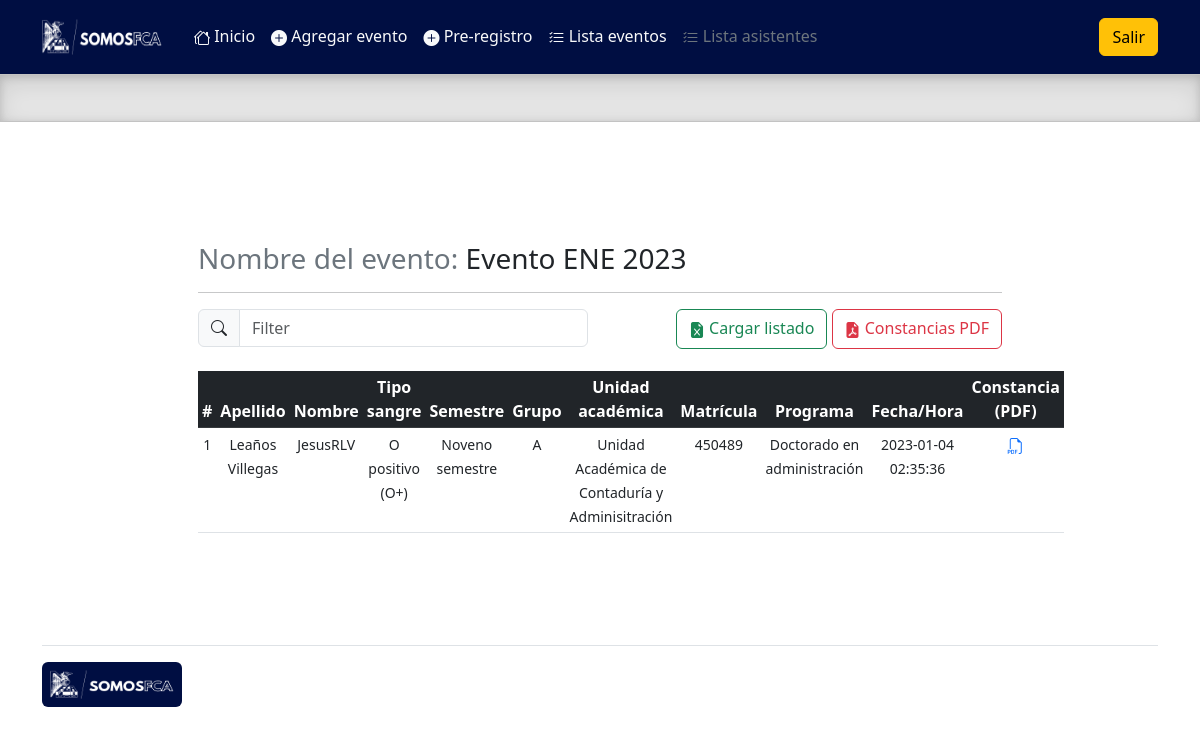
/admin/lista_individual_asistentes.php?evento=17, run on the app's committed database.
### tables this page shows
CREATE TABLE `eventos` (
  `id` int(11) NOT NULL,
  `nombre` varchar(100) NOT NULL,
  `capacidad` int(11) NOT NULL,
  `fecha` date NOT NULL,
  `lugar` varchar(50) NOT NULL,
  `activo` int(11) DEFAULT NULL
);

CREATE TABLE `asistentes` (
  `id` int(11) NOT NULL,
  `nombre` varchar(50) NOT NULL,
  `apellidos` varchar(50) NOT NULL,
  `curp` varchar(18) NOT NULL,
  `tipo_sangre` int(11) NOT NULL,
  `semestre` int(11) NOT NULL,
  `grupo` varchar(20) DEFAULT NULL,
  `unidad_academica` int(11) NOT NULL,
  `carrera` int(11) NOT NULL COMMENT 'Programa',
  `numero_control` int(11) NOT NULL COMMENT 'Matrícula',
  `evento` int(11) DEFAULT NULL,
  `idQr` varchar(30) NOT NULL
);

CREATE TABLE `sangre` (
  `id` int(11) NOT NULL,
  `tipo_sangre` varchar(20) NOT NULL
);

CREATE TABLE `semestre` (
  `id` int(11) NOT NULL,
  `semestre` varchar(20) NOT NULL
);

CREATE TABLE `unidad_academica` (
  `id` int(11) NOT NULL,
  `unidad_academica` varchar(50) NOT NULL
);

CREATE TABLE `programa` (
  `id` int(11) NOT NULL,
  `programa` varchar(50) NOT NULL
);

CREATE TABLE `registro` (
  `id` int(11) NOT NULL,
  `asistente` int(11) NOT NULL,
  `evento` int(11) NOT NULL,
  `asistencia` int(11) NOT NULL,
  `fecha_registro` datetime NOT NULL,
  `idQr` varchar(30) NOT NULL
);

### admin/query/query_asistentes_individual.php (the view)
<?php
$queryEventos = "SELECT asistentes.id AS id, asistentes.apellidos AS apellidos, asistentes.nombre AS nombre, asistentes.tipo_sangre as tipo_sangre, asistentes.semestre AS semestre, asistentes.grupo AS grupo, asistentes.unidad_academica AS unidad_academica, asistentes.numero_control AS numero_control, asistentes.carrera AS carrera, registro.asistente AS asistente, registro.evento AS evento, registro.asistencia AS asistencia, registro.fecha_registro AS fecha_registro FROM asistentes INNER JOIN registro ON asistentes.id = registro.asistente WHERE registro.evento = '$evento'";
$resultadoEvento = $conn->query($queryEventos);
$numRows = $resultadoEvento->num_rows;
if($numRows >= 1){
$x = 0;
    while($rowEventos = $resultadoEvento->fetch_assoc()){
        $x++;
        echo'
        <tr class="text-center">
            <td><small>'.$x.'</small></td>
            <td><small>'.$rowEventos['apellidos'].'</small></td>
            <td><small>'.$rowEventos['nombre'].'</small></td>';
            $sangre = $rowEventos['tipo_sangre'];
            $sqlSangre = "SELECT * FROM sangre WHERE id = $sangre";
            $resultadoSangre = $conn->query($sqlSangre);
            $rowSangre = $resultadoSangre->fetch_assoc();
            echo'
            <td><small>'.$rowSangre['tipo_sangre'].'</small></td>';
            $semestre = $rowEventos['semestre'];
            $sqlSemestre = "SELECT * FROM semestre WHERE id = $semestre";
            $resultadoSemestre = $conn->query($sqlSemestre);
            $rowSemestre = $resultadoSemestre->fetch_assoc();
            echo'
            <td><small>'.$rowSemestre['semestre'].'</small></td>';
            echo'<td><small>'.$rowEventos['grupo'].'</small></td>';
            $unidad_academica = $rowEventos['unidad_academica'];
            $sqlUnidad_academica = "SELECT * FROM unidad_academica WHERE id = $unidad_academica";
            $resultadoUnidad_academica = $conn->query($sqlUnidad_academica);
            $rowUnidad_academica = $resultadoUnidad_academica->fetch_assoc();
            echo'
            <td><small>'.$rowUnidad_academica['unidad_academica'].'</small></td>';
            echo'<td><small>'.$rowEventos['numero_control'].'</small></td>';
            $carrera = $rowEventos['carrera'];
            $sqlPrograma = "SELECT * FROM programa WHERE id = $carrera";
            $resultadoPrograma = $conn->query($sqlPrograma);
            $rowPrograma = $resultadoPrograma->fetch_assoc();
            echo'
            <td><small>'.$rowPrograma['programa'].'</small></td>'
            ;
            echo'
            <td><small>'.$rowEventos['fecha_registro'].'</small></td>'
            ;
            echo'
            <td><a href="prcd/constancia_pdf.php?id='.$rowEventos['id'].'"><i class="bi bi-filetype-pdf"></i></a></td>
        </tr>
        ';
    }
}
else{
    echo'
    <script>
        alert("No hay personas registradas a este evento");
    </script>
    ';
}
?>

### admin/lista_individual_asistentes.php (shortened to what this page needs)
<!doctype html>
<html lang="en">
  <head>
    <link rel="stylesheet" href="https://cdn.jsdelivr.net/npm/bootstrap-icons@1.10.2/font/bootstrap-icons.css">
    <link href="../assets/dist/css/bootstrap.min.css" rel="stylesheet">
    <?php
    include('prcd/qc.php');
        $evento = $_REQUEST['evento'];
        $nombreEvento = "SELECT * FROM eventos WHERE id = $evento";
        $resultadoEventoSQL = $conn ->query($nombreEvento);
        $rowEventoSQL = $resultadoEventoSQL->fetch_assoc();
    ?>
    <link href="headers.css" rel="stylesheet">
  </head>
  <body>
<main class="mb-0">
  <header class="p-3" style="background-color:#000e42;">
    <div class="container">
      <div class="d-flex flex-wrap align-items-center justify-content-center justify-content-lg-start">
        <a href="/" class="d-flex align-items-center mb-2 mb-lg-0 text-white text-decoration-none">
          <img src="../assets/brand/img/logo.png" width="120" height="36" role="img" alt="">
        </a>
        <ul class="nav col-12 col-lg-auto me-lg-auto mb-2 ms-4 justify-content-center mb-md-0">
          <li><a href="index.php" class="nav-link px-2 text-light"><i class="bi bi-houses"></i> Inicio</a></li>
          <li><a href="alta_eventos.php" class="nav-link px-2 text-light"><i class="bi bi-plus-circle-fill"></i> Agregar evento</a></li>
          <li><a href="alta_asistentes.php" class="nav-link px-2 text-light"><i class="bi bi-plus-circle-fill"></i> Pre-registro</a></li>
          <li><a href="lista_eventos.php" class="nav-link px-2 text-light"><i class="bi bi-list-check"></i> Lista eventos</a></li>
          <li><a href="#" class="nav-link px-2 text-secondary"><i class="bi bi-list-check"></i> Lista asistentes</a></li>
        </ul>
        <div class="text-end">
          <button type="button" class="btn btn-warning">Salir</button>
        </div>
      </div>
    </div>
  </header>
  <div class="b-example-divider">
  </div>
    <div class="container-fluid w-75 h-100 mt-5 mb-5 p-5">
    <h3 class="mt-4 mb-3 text-secondary">Nombre del evento: <span class="text-dark"><? echo $rowEventoSQL['nombre']; ?></span></h3>
        <hr>
        <div class="row">
            <div class="col">
                <div class="input-group mb-4 w-100">
                    <span class="input-group-text" id="basic-addon1"><i class="bi bi-search"></i></span>
                    <input type="text" class="form-control" placeholder="Filter" aria-label="Filter" aria-describedby="basic-addon1" id="myInput">
                </div>
            </div>
            <div class="col text-end">
                <a href="excel_inventario_fechas.php?fecha=<?php echo $fechaBusqueda ?>" class="btn btn-outline-success"><i class="bi bi-file-earmark-excel-fill"></i> Cargar listado</a>
                <a href="excel_inventario_fechas.php?fecha=<?php echo $fechaBusqueda ?>" class="btn btn-outline-danger"><i class="bi bi-file-earmark-pdf-fill"></i> Constancias PDF</a>
            </div>
        </div>
    <table class="table table-hover table-sm">
        <thead class="table-dark text-center">
            <tr>
            <th scope="col">#</th>
            <th scope="col">Apellido</th>
            <th scope="col">Nombre</th>
            <th scope="col">Tipo sangre</th>
            <th scope="col">Semestre</th>
            <th scope="col">Grupo</th>
            <th scope="col">Unidad académica</th>
            <th scope="col">Matrícula</th>
            <th scope="col">Programa</th>
            <th scope="col">Fecha/Hora</th>
            <th scope="col">Constancia (PDF)</th>
            </tr>
        </thead>
        <tbody id="myTable">
        <?php
        include('query/query_asistentes_individual.php');
        ?>
        </tbody>
    </table>
</main>
<div class="container">
  <footer class="d-flex flex-wrap justify-content-between align-items-center py-3 my-4 border-top">
      <p class="col-md-12 mb-0 text-muted"><a href="/" class="col-md-4 d-flex mb-md-0 me-md-auto link-dark text-decoration-none">
                <img src="../assets/brand/img/logo.png" width="140" height="45" role="img" alt="" class="p-2 rounded" style="background-color:#000e42">
            </a></p>
    </footer>
  </div>
  </body>
</html>

### admin/lista_individual_asistentes.php (style rules this page uses)
.b-example-divider { height: 3rem; background-color: rgba(0, 0, 0, .1); border: solid rgba(0, 0, 0, .15); border-width: 1px 0; box-shadow: inset 0 .5em 1.5em rgba(0, 0, 0, .1), inset 0 .125em .5em rgba(0, 0, 0, .15); }
.bi { vertical-align: -.125em; fill: currentColor; }

### data on the page
eventos: nombre "Evento ENE 2023"
asistentes: apellidos "Leaños Villegas", nombre "JesusRLV", sangre.tipo_sangre "O positivo (O+)", semestre.semestre "Noveno semestre", grupo "A", unidad_academica.unidad_academica "Unidad Académica de Contaduría y Adminisitración", numero_control "450489", programa.programa "Doctorado en administración", registro.fecha_registro "2023-01-04 02:35:36"
